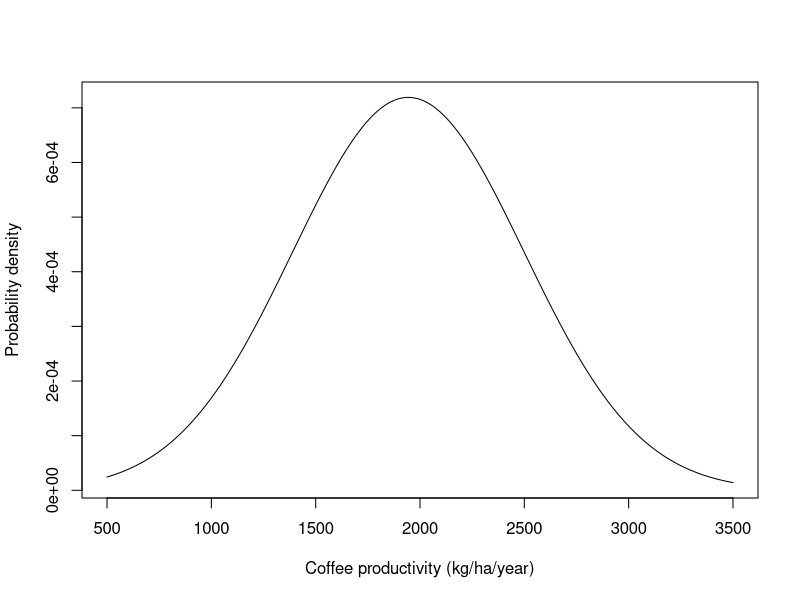
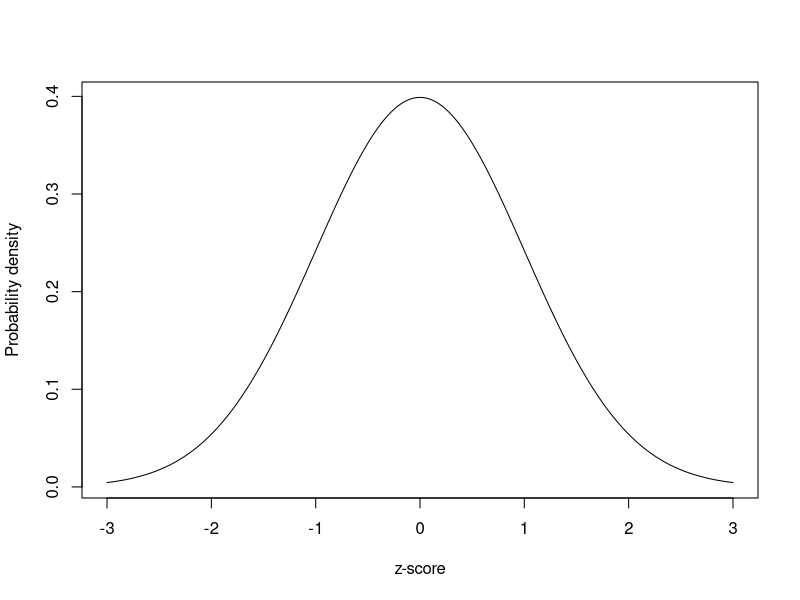
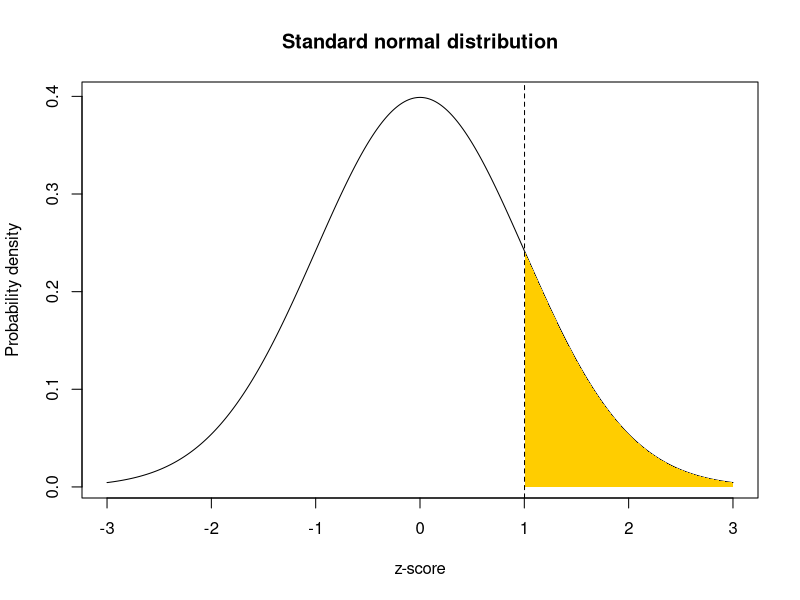
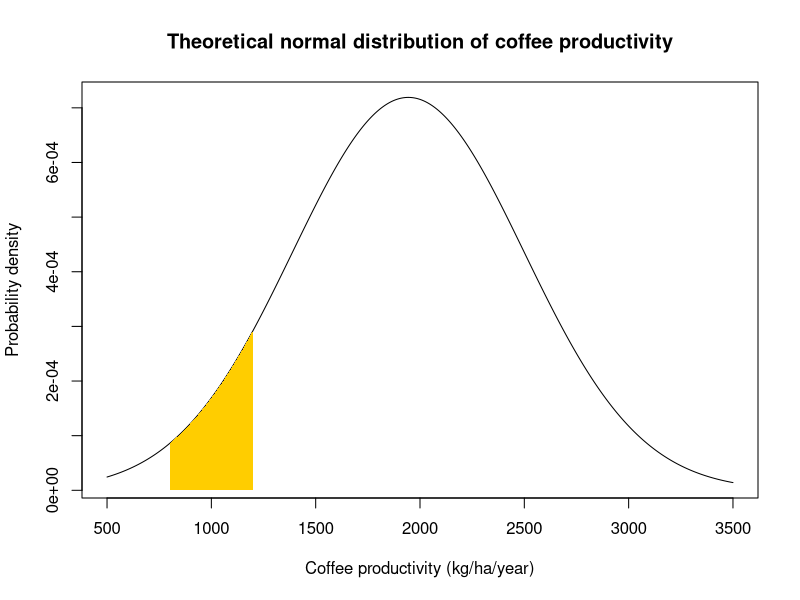
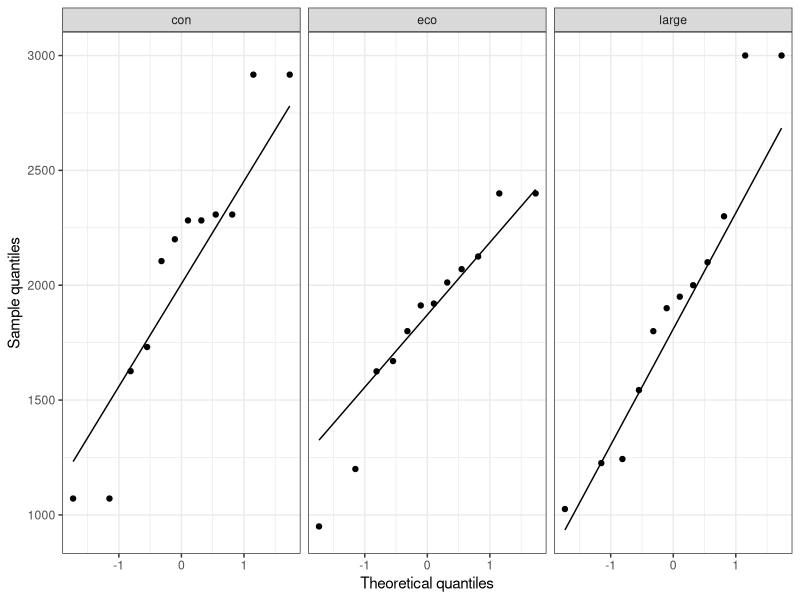
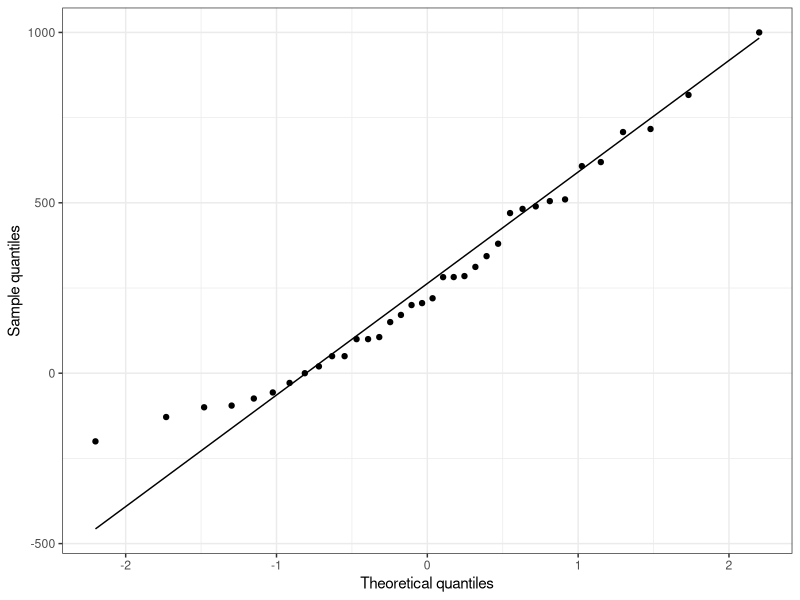
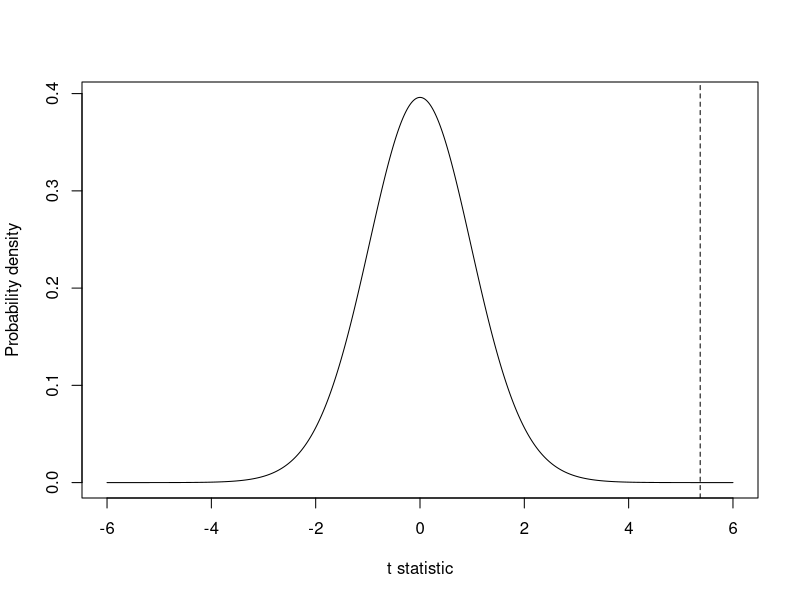
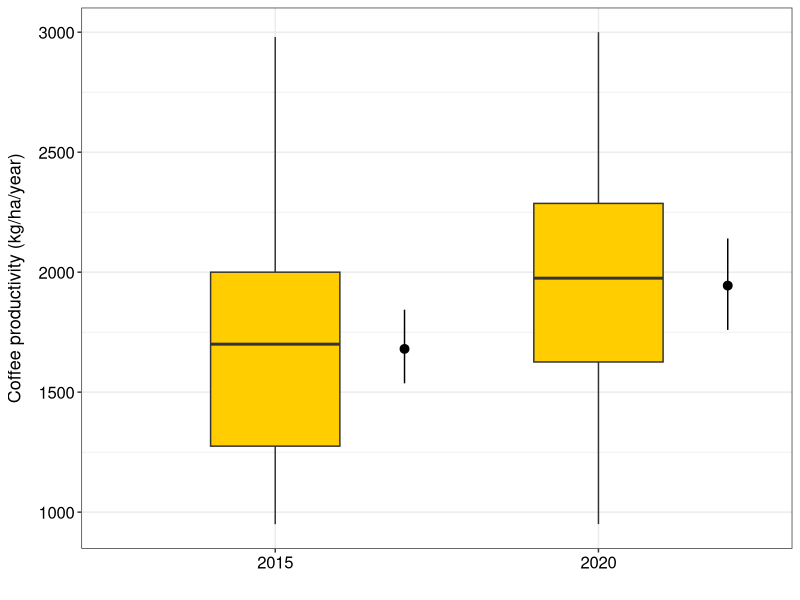

Write the R code that produced these figures, in order.
## ---- chunk 1
#| eval: true
#| echo: true
#| message: false
#| warning: false

library(readxl)
library(tidyverse)
## ---- chunk 2
#| eval: true
#| echo: true
#| message: false
#| warning: false

#Option 1 (csv file)
data <- read_csv("gss_statistics_master_data_set2.csv")

#Option 2 (Excel file)
data <- read_excel("gss_statistics_master_data_set2.xlsx")
## ---- chunk 3
#| eval: true
#| echo: false
#| warning: false
#| message: false
#| fig-width: 6
#| fig-height: 6
#| fig-align: center
#| fig-cap: "Theoretical normal distribution of coffee productivity"
#| label: fig-theoreticalnormalcoffee

ht <- seq(500,3500,1)
plot(ht,dnorm(ht,mean(data$coffee_prod),sd(data$coffee_prod)),type="l",col="black", ylab="Probability density",xlab="Coffee productivity (kg/ha/year)")
## ---- chunk 4
#| eval: true
#| echo: false
#| warning: false
#| message: false
#| fig-width: 6
#| fig-height: 6
#| fig-align: center
#| fig-cap: "Standard normal distribution"
#| label: fig-standardnormal

ht <- seq(-3,3,0.01)
plot(ht,dnorm(ht,0,1),type="l",col="black", ylab="Probability density",xlab="z-score")
## ---- chunk 5
#| eval: true
#| echo: true
#| message: false
#| warning: false

zscores <- (data$coffee_prod - mean(data$coffee_prod))/sd(data$coffee_prod)
## ---- chunk 6
#| eval: true
#| echo: true
#| message: false
#| warning: false

zscore <- (2500 - mean(data$coffee_prod))/sd(data$coffee_prod)
## ---- chunk 7
#| eval: true
#| echo: false
#| warning: false
#| message: false
#| fig-width: 6
#| fig-height: 6
#| fig-align: center
#| fig-cap: "Standard normal distribution. The area under the curve highlighted in yellow is the probability of a value of the standard normal taking a value at least as large as the calculated z-score."
#| label: fig-standardnormalwitharea1

ht <- seq(-3,3,0.01)
pd <- dnorm(ht,0,1)

plot(ht,dnorm(ht,0,1),type="l",col="black", ylab="Probability density", xlab="z-score", main="Standard normal distribution")
xv <- ht[ht>=zscore]
yv <- pd[ht>=zscore]
xv <- c(xv,3,zscore)
yv <- c(yv,0,0)
polygon(xv,yv,col="#FFCD00",border=NA)
abline(v=zscore, lty=2)
## ---- chunk 8
#| eval: true
#| echo: true
#| warning: false
#| message: false
#| output: false

#Option 1
pnorm(zscore, lower.tail = FALSE)

#Option 2
1-pnorm(zscore, lower.tail = TRUE)
## ---- chunk 9
#| eval: true
#| echo: false
#| warning: false
#| message: false
#| fig-width: 6
#| fig-height: 6
#| fig-align: center
#| fig-cap: "Theoretical normal distribution of coffee productivity. The area under the curve highlighted in yellow is the probability that a randomly selected farm has a coffee productivity comprised between 800 and 1200 kg/ha/year."
#| label: fig-theoreticalnormalwitharea1

low_z <- (800 - mean(data$coffee_prod))/sd(data$coffee_prod)
high_z <- (1200 - mean(data$coffee_prod))/sd(data$coffee_prod)

ht <- seq(500,3500,1)
pd <- dnorm(ht,mean(data$coffee_prod),sd(data$coffee_prod))

plot(ht,dnorm(ht,mean(data$coffee_prod),sd(data$coffee_prod)),type="l", col="black", ylab="Probability density", xlab="Coffee productivity (kg/ha/year)", main="Theoretical normal distribution of coffee productivity")
xv <- ht[ht>=800 & ht <= 1200]
yv <- pd[ht>=800 & ht <= 1200]
xv <- c(xv,1200,800)
yv <- c(yv,0,0)
polygon(xv,yv,col="#FFCD00",border=NA)
## ---- chunk 10
#| eval: true
#| echo: true
#| warning: false
#| message: false
#| output: false

#Calculate z-scores
low_z <- (800 - mean(data$coffee_prod))/sd(data$coffee_prod)
high_z <- (1200 - mean(data$coffee_prod))/sd(data$coffee_prod)

#Calculate tail probabilities
p_low_z <- pnorm(low_z, lower.tail = TRUE)
p_high_z <- pnorm(high_z, lower.tail = TRUE)

#Calculate the probability that a randomly selected farm has a coffee productivity comprised between 800 and 1200 kg/ha/year
p_high_z - p_low_z
## ---- chunk 11
#| eval: true
#| echo: true
#| message: false
#| warning: false

#Filter data for con farms
data_con <- dplyr::filter(data, farm_type == "con")

#Shapiro-Wilk's test
shapiro.test(data_con$coffee_prod)
## ---- chunk 12
#| eval: true
#| echo: true
#| message: false
#| warning: false

#Filter data for eco farms
data_eco <- dplyr::filter(data, farm_type == "eco")

#Shapiro-Wilk's test
shapiro.test(data_eco$coffee_prod)
## ---- chunk 13
#| eval: true
#| echo: true
#| message: false
#| warning: false

#Filter data for con farms
data_large <- dplyr::filter(data, farm_type == "large")

#Shapiro-Wilk's test
shapiro.test(data_large$coffee_prod)
## ---- chunk 14
#| eval: true
#| echo: true
#| message: false
#| warning: false
#| fig-align: center
#| fig-height: 4

ggplot(data, aes(sample = coffee_prod)) +
  stat_qq() +
  stat_qq_line() +
  facet_wrap(~ farm_type) +
  theme_bw() +
  xlab("Theoretical quantiles")+
  ylab("Sample quantiles")
## ---- chunk 15
#| eval: true
#| echo: true
#| message: false
#| warning: false

#Calculate the number of observations for each farm type
n_con <- nrow(dplyr::filter(data, farm_type == "con"))
n_eco <- nrow(dplyr::filter(data, farm_type == "eco"))
n_large <- nrow(dplyr::filter(data, farm_type == "large"))

#Calculate the mean value of coffee productivity in each farm type
mean_con <- mean(dplyr::filter(data, farm_type == "con")$coffee_prod)
mean_eco <- mean(dplyr::filter(data, farm_type == "eco")$coffee_prod)
mean_large <- mean(dplyr::filter(data, farm_type == "large")$coffee_prod)

#Calculate the standard deviation value of coffee productivity in each farm type
sd_con <- sd(dplyr::filter(data, farm_type == "con")$coffee_prod)
sd_eco <- sd(dplyr::filter(data, farm_type == "eco")$coffee_prod)
sd_large <- sd(dplyr::filter(data, farm_type == "large")$coffee_prod)

#Calculate lower limits of 95% CI for each farm type
low_CI_con <- mean_con - qt(0.975, n_con-1)*sd_con/sqrt(n_con)
low_CI_eco <- mean_eco - qt(0.975, n_eco-1)*sd_eco/sqrt(n_eco)
low_CI_large <- mean_large - qt(0.975, n_large-1)*sd_large/sqrt(n_large)

#Calculate upper limits of 95% CI for each farm type
up_CI_con <- mean_con + qt(0.975, n_con-1)*sd_con/sqrt(n_con)
up_CI_eco <- mean_eco + qt(0.975, n_eco-1)*sd_eco/sqrt(n_eco)
up_CI_large <- mean_large + qt(0.975, n_large-1)*sd_large/sqrt(n_large)
## ---- chunk 16
#| eval: true
#| echo: true
#| message: false
#| warning: false

data$coffee_prod_diff <- data$coffee_prod - data$coffee_prod_past
## ---- chunk 17
#| eval: true
#| echo: true
#| message: false
#| warning: false

shapiro.test(data$coffee_prod_diff)
## ---- chunk 18
#| eval: true
#| echo: true
#| message: false
#| warning: false
#| fig-align: center
#| fig-height: 5
#| fig-width: 5

ggplot(data, aes(sample = coffee_prod_diff)) +
  stat_qq() +
  stat_qq_line() +
  theme_bw() +
  xlab("Theoretical quantiles")+
  ylab("Sample quantiles")
## ---- chunk 19
#| eval: true
#| echo: true
#| message: false
#| warning: false

data_bartlett <- data.frame(x = c(data$coffee_prod_past, data$coffee_prod),
                            g = rep(c(2015, 2020), each=nrow(data)))
## ---- chunk 20
#| eval: true
#| echo: true
#| message: false
#| warning: false

bartlett.test(x = data_bartlett$x,
              g = data_bartlett$g)
## ---- chunk 21
#| eval: true
#| echo: true
#| message: false
#| warning: false

t <- mean(data$coffee_prod_diff)/(sd(data$coffee_prod_diff)/sqrt(nrow(data)))
## ---- chunk 22
#| eval: true
#| echo: true
#| message: false
#| warning: false

#35 degrees of freedom, directed hypothesis (5%)
#Equivalent to doing a linear interpolation
critical_value <- (1.697+1.684)/2
## ---- chunk 23
#| eval: true
#| echo: false
#| warning: false
#| message: false
#| fig-width: 6
#| fig-height: 6
#| fig-align: center
#| fig-cap: "Student's t distribution with 35 degrees of freedom. The vertical dashed line shows the value of the observed t statistic (paired t-test)."
#| label: fig-studentdistribution

ht <- seq(-6,6,0.01)
pd <- dt(ht,df=35)

plot(ht,dt(ht,df=35),type="l",col="black", ylab="Probability density", xlab="t statistic")
xv <- ht[ht>=t]
yv <- pd[ht>=t]
xv <- c(xv,6,t)
yv <- c(yv,0,0)
polygon(xv,yv,col="#FFCD00",border=NA)
abline(v=t, lty=2)
## ---- chunk 24
#| eval: true
#| echo: true
#| message: false
#| warning: false

p <- pt(t, df=nrow(data)-1, lower.tail=FALSE)
## ---- chunk 25
#| eval: true
#| echo: true
#| message: false
#| warning: false

t.test(x = data$coffee_prod,
       y = data$coffee_prod_past,
       paired = TRUE,
       alternative = "greater",
       mu = 0,
       var.equal = TRUE)
## ---- chunk 26
#| eval: true
#| echo: false
#| warning: false
#| message: false
#| fig-width: 4
#| fig-height: 4.2
#| fig-align: center
#| fig-cap: "Changes in coffee productivity measured in 2015 and 2020 across 36 farms. Summary statistics shown on the right side of each boxplot show the mean ± 95% CI (n=36)."
#| label: fig-coffee-prod

library(Hmisc)

ggplot(data_bartlett, aes(x=factor(g), y=x))+
    geom_boxplot(width=0.4, fill="#FFCD00")+
    stat_summary(fun.data = "mean_cl_boot", position=position_nudge(x=0.4))+
    theme_bw()+
    xlab("")+
    ylab("Coffee productivity (kg/ha/year)")+
    theme(axis.text = element_text(color="black", size=12),
          axis.title.y = element_text(margin=margin(r=10), size=13))
